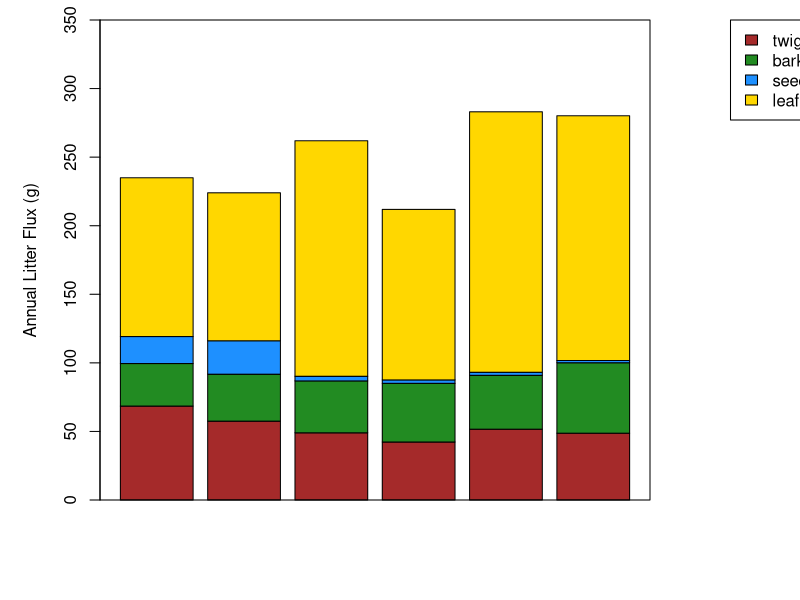

Source code (R): (Note: this script raises an error after producing the figure.)
##packages
library(doBy)
library(lubridate)

#constants
basket <- .2 #basket size in m2
c_frac <- .47 #conversion to biomass carbon

#litter data
litter <- read.csv("FACE/data/face_litter.csv")
  litter$Date <- as.Date(litter$Date, format= "%d/%m/%Y")
  litter$year <- as.factor(year(litter$Date))
  litter$ring <- as.factor(litter$ring)
  litter$treatment <- as.factor(ifelse(litter$ring == 2 |
                             litter$ring == 3 |
                             litter$ring == 6,
                             "aCO2", "eCO2"))

# remove two data points where big branches fell into litter bascket (repeat in sequence)
line.num <- which.max(litter$twig)
litter <- litter[-line.num,]
  
line.num <- which.max(litter$twig)
litter <- litter[-line.num,]
  
#first lets take care of our units, .2m2 biomass month-1 to g C m2 month-1 -------
litter_carbon  <- data.frame(litter[,c(1:3, 8:9)], (litter[,4:7] * c_frac)/basket)

##To get annual litter flux lets take the mean of litter traps at each time point-------
###Then sum up for the year

litter_mean_trap <- summaryBy(twig + bark+ seed + leaf ~ year + Date + ring +treatment, 
                    data=litter_carbon, FUN=mean, na.rm=TRUE, keep.names = TRUE) 


#no lets calculate the annual litter production
litter_annual <- summaryBy(twig + bark+ seed + leaf ~ year + ring + treatment, 
                 data=litter_mean_trap, FUN=sum, keep.names = TRUE)

###lets save these so we can add them to the wood increment
write.csv(litter_annual, "FACE/data/litter_annual.csv", row.names = FALSE)

#CO2 effect for plottig
litter_co2 <- summaryBy(twig + bark + seed + leaf ~ year +treatment, 
                        data=litter_annual, FUN=mean, keep.names = TRUE)

litter_fum <- droplevels(litter_co2[litter_co2$year != 2020,])

litter_bar <-litter_fum[,3:6]
cols <- c("brown", "forestgreen", "dodgerblue", "gold")

par(mar = c(5, 5, 1, 7.5), xpd = TRUE)
b <- barplot(t(as.matrix(litter_bar)), xlab= "", xaxt='n',
        ylab="Annual Litter Flux (g)", col=cols, ylim=c(0, 350))
box()
legend("topright", inset = c(-0.3, 0), fill = cols, 
       legend=colnames(litter_bar), cex=1)
text(round(litter_fum[,7],0), y=320, x=b)
axis(1, at=b, litter_fum[,2], las=3)
mtext(text= unique(litter_fum$year), side=1, line=3.5, 
      at=c((b[2]-b[1])/2 + b[1], (b[4]-b[3])/2+b[3],((b[6]-b[5])/2)+ b[5])) 
           
